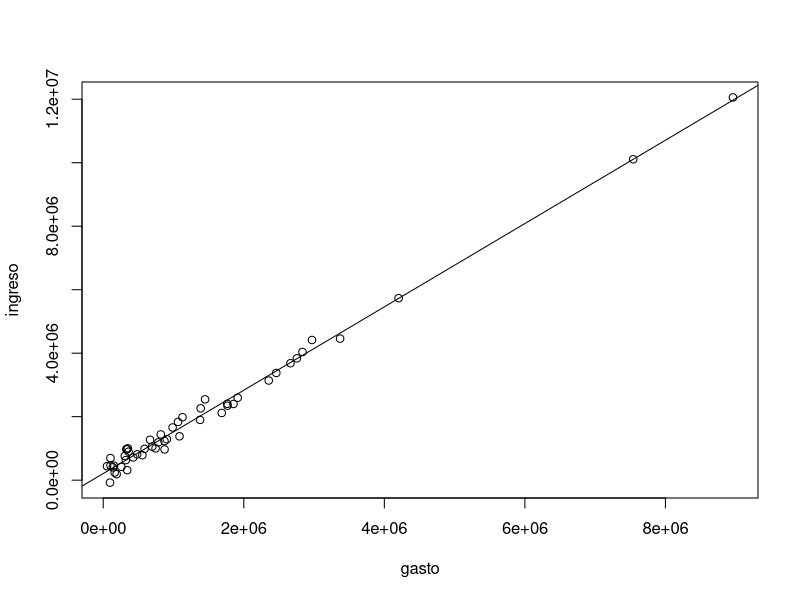
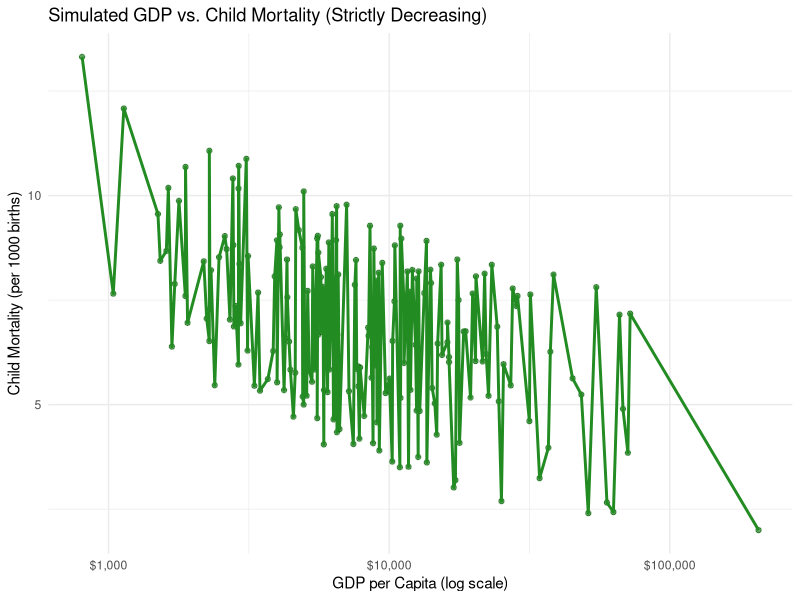
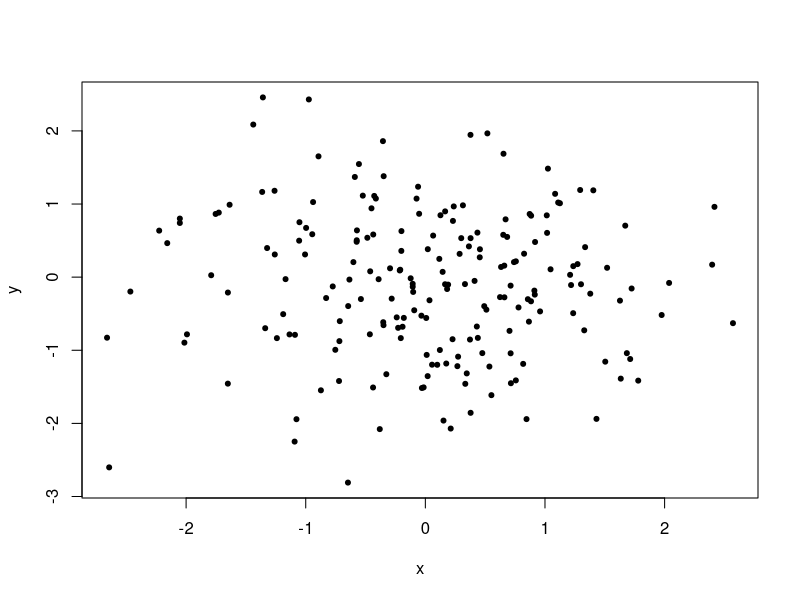
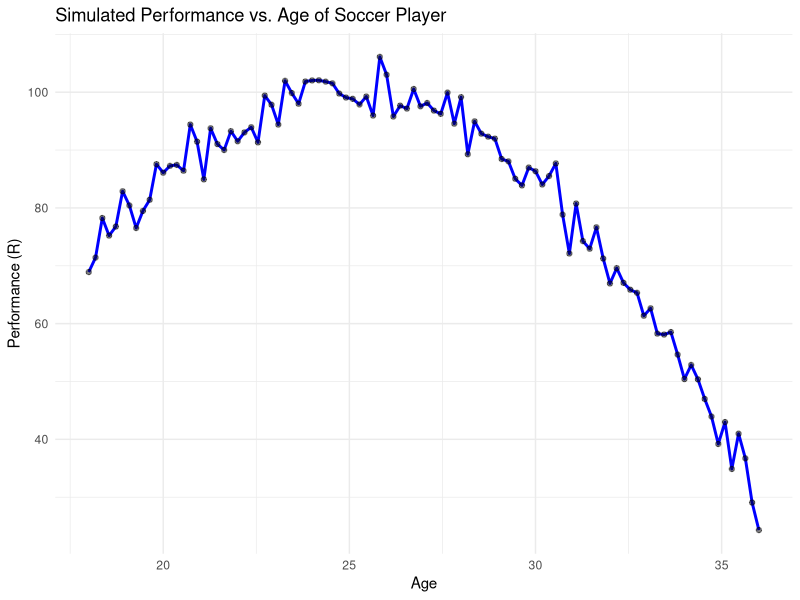

Generate these figures, in order, with R:
## ---- chunk 1
knitr::opts_chunk$set(echo = TRUE)
## ---- chunk 2
gasto <- rexp(n = 50, rate = 1/1200000)
error <- rnorm(n = 50, mean = 200000, sd = 200000)
ingreso <- 1.3 * gasto + error
plot(gasto, ingreso)
abline(lm(ingreso ~ gasto))
## ---- chunk 3
cor(gasto, ingreso)
## ---- chunk 4
datos <- data.frame(gasto, ingreso)
## ---- chunk 5
set.seed(123)

# Simulate GDP per capita
n <- 200
gdp <- sort(rlnorm(n, meanlog = 9, sdlog = 1))  # Ensure GDP is increasing

# Strictly decreasing child mortality using a smooth inverse function
# High at low GDP, low at high GDP (monotonic relationship)
max_mortality <- 180
min_mortality <- 2
child_mortality <- max_mortality / (log(gdp)^1.5) + runif(n, -3, 3)
child_mortality <- pmax(child_mortality, min_mortality)

# Data frame
df <- data.frame(GDP_per_capita = gdp, Child_Mortality = child_mortality)

# Plot
library(ggplot2)
ggplot(df, aes(x = GDP_per_capita, y = Child_Mortality)) +
  geom_point(alpha = 0.6, color = "darkgreen") +
  scale_x_log10(labels = scales::dollar) +
  labs(
    title = "Simulated GDP vs. Child Mortality (Strictly Decreasing)",
    x = "GDP per Capita (log scale)",
    y = "Child Mortality (per 1000 births)"
  ) +
  geom_line(color = "forestgreen", linewidth = 1) +
  theme_minimal()


## ---- chunk 6
cor(df$GDP_per_capita, df$Child_Mortality)
## ---- chunk 7
x <- rnorm(200)
y <- rnorm(200)
plot(x, y, pch = 20)
## ---- chunk 8
cor(x, y)
## ---- chunk 9
set.seed(123)

# Simulate ages from 18 to 36
age <- seq(18, 36, length.out = 100)

# Parabolic performance: peak at age 25, inverted U-shape
# R = -a*(age - 25)^2 + max_performance + noise
a <- 0.6
max_performance <- 100
performance <- -a * (age - 25)^2 + max_performance + rnorm(100, mean = 0, sd = 3)

# Create data frame
df <- data.frame(Age = age, Performance = performance)

# Plot
library(ggplot2)
ggplot(df, aes(x = Age, y = Performance)) +
  geom_line(color = "blue", size = 1) +
  geom_point(alpha = 0.5) +
  labs(
    title = "Simulated Performance vs. Age of Soccer Player",
    x = "Age",
    y = "Performance (R)"
  ) +
  theme_minimal()

## ---- chunk 10
cor(df$Age, df$Performance)
